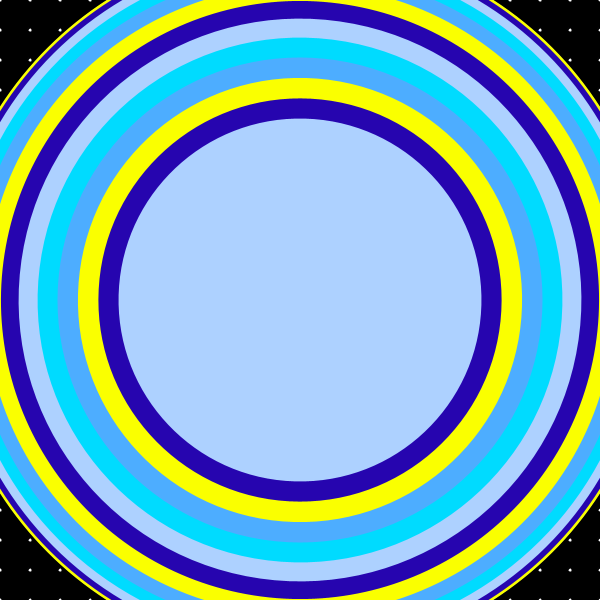
Frame 1 (no input)
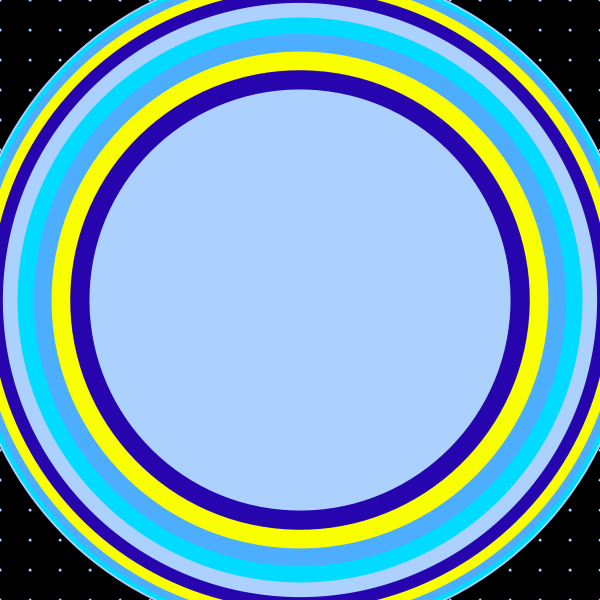
Frame 60 (the mouse pressed at the canvas centre just before this capture)
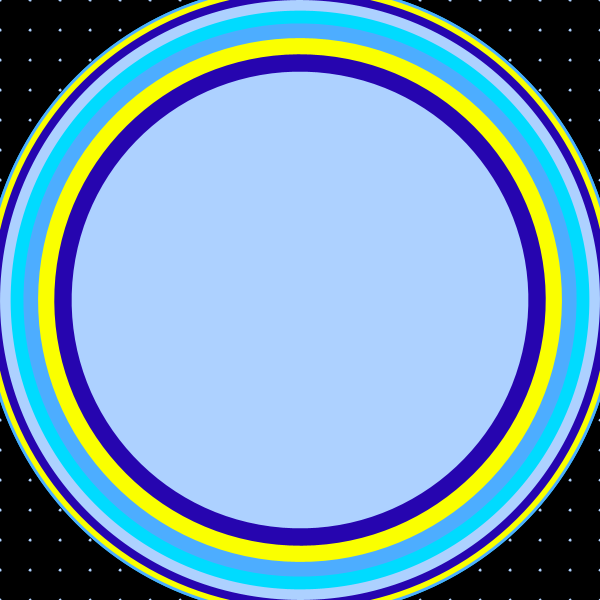
Frame 120 (the mouse held since frame 60 and released just before this capture)

The Processing sketch that drew these frames (run headless with seeded random() and noise(); from frame 60 on, the mouse is pressed at the canvas centre):

// Processing sketch: processing_145065
// ── processing_145065.pde

/*
Konkuk University
 SOS iDesign
 
 Name: Kim Hyun Gi
 ID: hyungi216
 
 */




 int f, elements = 20;
  float theta, rotOff, scal;
  int[] col = new int[elements];
 float[] sz = new float[elements];
 float[] rot = new float[elements];
 color[] palette = {#00DBFF,#4DADFF,#FAFF00,#2605AF, #ADD1FF};



void setup() {
  size(600, 600);
  rectMode(CENTER);
  float Sz = width*.75;

  for (int i=0; i<elements; i++) {
    Sz -= random(10, 10);
    sz[i] = Sz ;
    rot[i]= PI/elements*i;
    col[i] = (int) random(0, 5);
  }
}

void draw() {
  background(0);
  for (int i = 0; i-20 < width-1; i = i + 30) {
    for (int j = 0; j-20 < height-1; j = j + 30) {

      stroke(0);
      strokeWeight(2);
      ellipse(i, j, 5, 5);
     
  
    }
  }
  translate(width/2, height/2);
  for (int i=0; i<elements; i++) {
   pushMatrix();
    rotOff = map(sin(rot[i]+theta), -1, 1, -10, 10);
    scal = map(sin(rot[i]+theta), -1, 1, .7, 2);
    rotate(radians(rotOff));
    fill(palette[i%5]);
    noStroke();
    ellipse(0, 0, sz[i]*scal, sz[i]*scal);
    popMatrix();
  }
  theta += 0.1;
}
